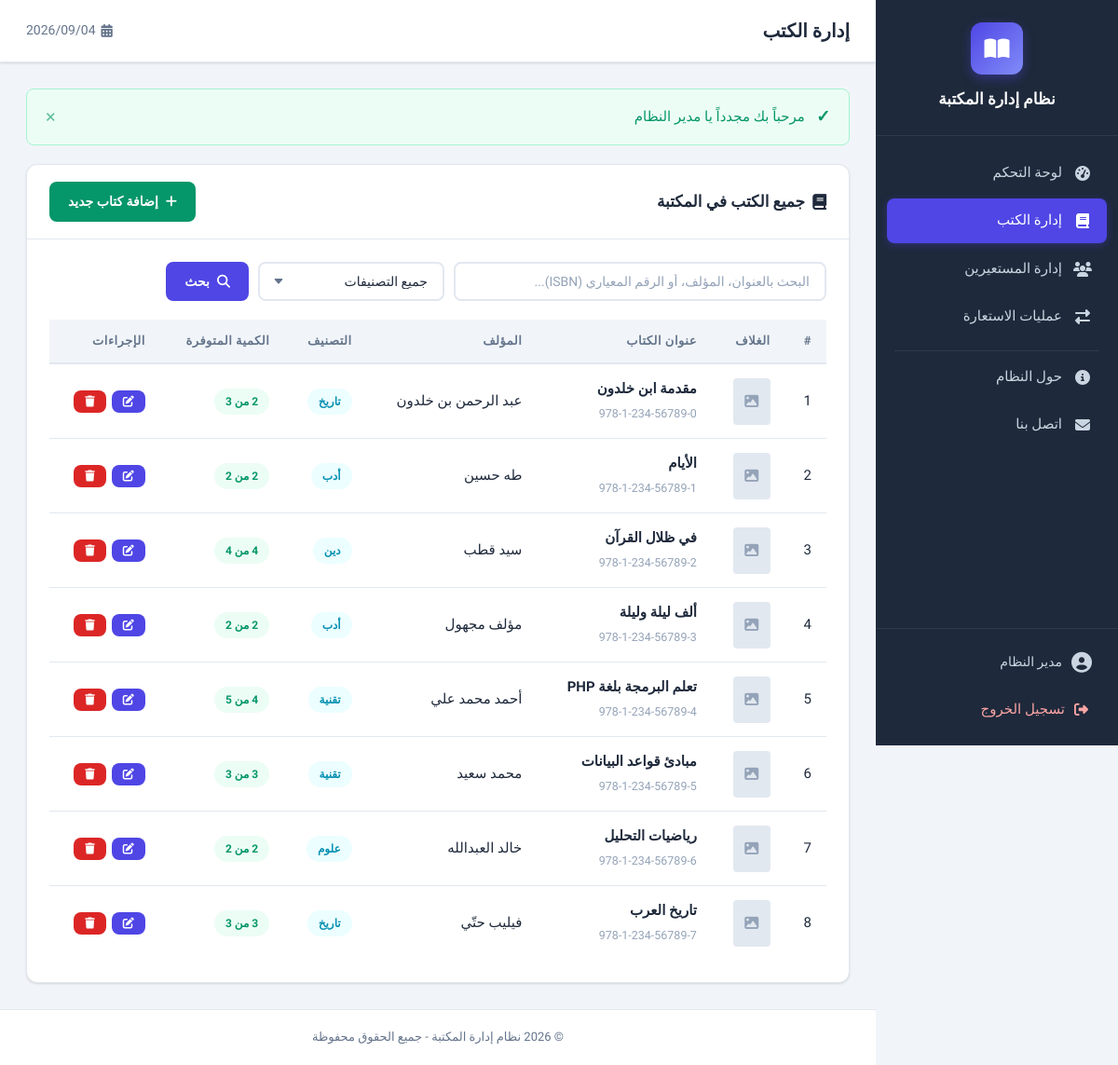
The app's page /books/index.php (signed in) with its own data.
### tables this page shows
CREATE TABLE books (
    id INT AUTO_INCREMENT PRIMARY KEY,                           
    title VARCHAR(255) NOT NULL,                                 
    author VARCHAR(150) NOT NULL,                                
    isbn VARCHAR(100) UNIQUE,                                    
    publisher VARCHAR(150),                                      
    publish_year YEAR,                                           
    category VARCHAR(100),                                       
    quantity INT DEFAULT 1,                                      
    available_quantity INT DEFAULT 1,                             
    description TEXT,                                            
    cover_image VARCHAR(255),                                    
    created_at TIMESTAMP DEFAULT CURRENT_TIMESTAMP               
);

### books/index.php (the view, shortened to what this page needs)
<?php
require_once __DIR__ . '/../config.php';
$search = sanitize($_GET['search'] ?? '');
$query = "SELECT * FROM books WHERE 1=1";
$params = [];
$query .= " ORDER BY created_at DESC";
try {
    $stmt = $pdo->prepare($query);
    $stmt->execute($params);
    $books = $stmt->fetchAll();
} catch (PDOException $e) {
    $_SESSION['error'] = 'حدث خطأ في النظام.';
    $books = [];
}
require_once __DIR__ . '/../includes/header.php';
?>
<div class="card">
    <div class="card-header">
        <h2><i class="fas fa-book"></i> جميع الكتب في المكتبة</h2>
        <a href="<?= BASE_URL ?>/books/create.php" class="btn btn-success">
            <i class="fas fa-plus"></i> إضافة كتاب جديد
        </a>
    </div>
    <div class="card-body">
        <form action="" method="GET" class="search-bar">
            <input type="text" name="search" class="form-control" placeholder="البحث بالعنوان، المؤلف، أو الرقم المعياري (ISBN)..." value="<?= htmlspecialchars($search) ?>">
            <select name="category" class="form-control" style="max-width: 200px;">
                <option value="">جميع التصنيفات</option>
            </select>
            <button type="submit" class="btn btn-primary">
                <i class="fas fa-search"></i> بحث
            </button>
        </form>
        <?php if (count($books) > 0): ?>
            <div class="table-responsive">
                <table class="data-table">
                    <thead>
                        <tr>
                            <th>#</th>
                            <th>الغلاف</th>
                            <th>عنوان الكتاب</th>
                            <th>المؤلف</th>
                            <th>التصنيف</th>
                            <th>الكمية المتوفرة</th>
                            <th>الإجراءات</th>
                        </tr>
                    </thead>
                    <tbody>
                        <?php foreach ($books as $book): ?>
                        <tr>
                            <td><?= $book['id'] ?></td>
                            <td>
                                <?php if (!empty($book['cover_image']) && file_exists(__DIR__ . '/../' . $book['cover_image'])): ?>
                                    <img src="<?= BASE_URL ?>/<?= $book['cover_image'] ?>" alt="Cover" style="width: 40px; height: 50px; object-fit: cover; border-radius: 4px;">
                                <?php else: ?>
                                    <div style="width: 40px; height: 50px; background:#e2e8f0; display:flex; align-items:center; justify-content:center; border-radius: 4px; color: #94a3b8;"><i class="fas fa-image"></i></div>
                                <?php endif; ?>
                            </td>
                            <td>
                                <strong><?= htmlspecialchars($book['title']) ?></strong>
                                <?php if (!empty($book['isbn'])): ?>
                                    <br><small style="color:var(--text-light)"><?= htmlspecialchars($book['isbn']) ?></small>
                                <?php endif; ?>
                            </td>
                            <td><?= htmlspecialchars($book['author']) ?></td>
                            <td><span class="badge badge-info"><?= htmlspecialchars($book['category'] ?: 'غير مصنف') ?></span></td>
                            <td>
                                <?php
                                $total = $book['quantity'];
                                $avail = $book['available_quantity'];
                                $badgeClass = $avail > 0 ? 'badge-success' : 'badge-danger';
                                ?>
                                <span class="badge <?= $badgeClass ?>"><?= $avail ?> من <?= $total ?></span>
                            </td>
                            <td>
                                <div class="action-btns">
                                    <a href="<?= BASE_URL ?>/books/edit.php?id=<?= $book['id'] ?>" class="btn btn-sm btn-primary" title="تعديل">
                                        <i class="fas fa-edit"></i>
                                    </a>
                                    <button type="button" onclick="confirmDelete('<?= BASE_URL ?>/books/delete.php?id=<?= $book['id'] ?>', '<?= htmlspecialchars(addslashes($book['title'])) ?>')" class="btn btn-sm btn-danger" title="حذف">
                                        <i class="fas fa-trash"></i>
                                    </button>
                                </div>
                            </td>
                        </tr>
                        <?php endforeach; ?>
                    </tbody>
                </table>
            </div>
        <?php endif; ?>
    </div>
</div>
<?php require_once __DIR__ . '/../includes/footer.php'; ?>

### assets/css/style.css (style rules this page uses)
:root { --primary: #4f46e5; --primary-light: #818cf8; --primary-dark: #3730a3; --primary-bg: #eef2ff; --success: #059669; --success-bg: #ecfdf5; --warning: #d97706; --warning-bg: #fffbeb; --danger: #dc2626; --danger-bg: #fef2f2; --info: #0891b2; --info-bg: #ecfeff; --text-primary: #1e293b; --text-secondary: #64748b; --text-light: #94a3b8; --bg-body: #f1f5f9; --bg-white: #ffffff; --border-color: #e2e8f0; --shadow: 0 1px 3px rgba(0, 0, 0, 0.08), 0 1px 2px rgba(0, 0, 0, 0.06); --shadow-md: 0 4px 6px -1px rgba(0, 0, 0, 0.1), 0 2px 4px -1px rgba(0, 0, 0, 0.06); --shadow-lg: 0 10px 15px -3px rgba(0, 0, 0, 0.1), 0 4px 6px -2px rgba(0, 0, 0, 0.05); --sidebar-width: 260px; --sidebar-bg: #1e293b; --sidebar-text: #cbd5e1; --sidebar-hover: #334155; --sidebar-active: var(--primary); --radius: 12px; --radius-sm: 8px; --radius-lg: 16px; --transition: all 0.3s cubic-bezier(0.4, 0, 0.2, 1); }
*, *::before, *::after { margin: 0; padding: 0; box-sizing: border-box; }
html { scroll-behavior: smooth; }
body { font-family: 'Tajawal', sans-serif; font-size: 15px; line-height: 1.7; color: var(--text-primary); background-color: var(--bg-body); direction: rtl; min-height: 100vh; }
a { text-decoration: none; color: inherit; transition: var(--transition); }
button, input, select, textarea { font-family: inherit; font-size: inherit; }
.card { background: var(--bg-white); border-radius: var(--radius); box-shadow: var(--shadow); border: 1px solid var(--border-color); overflow: hidden; }
.card-header { display: flex; align-items: center; justify-content: space-between; padding: 18px 24px; border-bottom: 1px solid var(--border-color); }
.card-header h2 { font-size: 17px; font-weight: 700; display: flex; align-items: center; gap: 8px; }
.card-body { padding: 24px; }
.table-responsive { overflow-x: auto; }
.data-table { width: 100%; border-collapse: collapse; }
.data-table thead th { background: var(--bg-body); padding: 12px 16px; text-align: right; font-weight: 700; font-size: 13px; color: var(--text-secondary); text-transform: uppercase; letter-spacing: 0.5px; border-bottom: 2px solid var(--border-color); white-space: nowrap; }
.data-table tbody td { padding: 14px 16px; border-bottom: 1px solid var(--border-color); vertical-align: middle; }
.data-table tbody tr { transition: var(--transition); }
.data-table tbody tr:last-child td { border-bottom: none; }
.btn { display: inline-flex; align-items: center; gap: 8px; padding: 10px 20px; border: none; border-radius: var(--radius-sm); font-weight: 600; font-size: 14px; cursor: pointer; transition: var(--transition); white-space: nowrap; }
.btn i { font-size: 14px; }
.btn-primary { background: var(--primary); color: #fff; }
.btn-success { background: var(--success); color: #fff; }
.btn-danger { background: var(--danger); color: #fff; }
.btn-sm { padding: 6px 12px; font-size: 13px; }
.btn-sm i { font-size: 12px; }
.action-btns { display: flex; gap: 6px; flex-wrap: nowrap; }
.form-control { width: 100%; padding: 11px 16px; border: 2px solid var(--border-color); border-radius: var(--radius-sm); font-size: 14px; color: var(--text-primary); background: var(--bg-white); transition: var(--transition); outline: none; }
.form-control::placeholder { color: var(--text-light); }
select.form-control { cursor: pointer; appearance: none; -webkit-appearance: none; background-repeat: no-repeat; background-position: left 14px center; padding-left: 36px; }
.search-bar { display: flex; gap: 10px; margin-bottom: 20px; }
.search-bar .form-control { flex: 1; max-width: 400px; }
.badge { display: inline-flex; align-items: center; padding: 4px 12px; border-radius: 20px; font-size: 12px; font-weight: 700; }
.badge-success { background: var(--success-bg); color: var(--success); }
.badge-info { background: var(--info-bg); color: var(--info); }

### records on screen
books: id "1", title "مقدمة ابن خلدون", isbn "978-1-234-56789-0", author "عبد الرحمن بن خلدون", category "تاريخ", available_quantity "2", quantity "3"
books: id "2", title "الأيام", isbn "978-1-234-56789-1", author "طه حسين", category "أدب", available_quantity "2", quantity "2"
books: id "3", title "في ظلال القرآن", isbn "978-1-234-56789-2", author "سيد قطب", category "دين", available_quantity "4", quantity "4"
books: id "4", title "ألف ليلة وليلة", isbn "978-1-234-56789-3", author "مؤلف مجهول", category "أدب", available_quantity "2", quantity "2"
books: id "5", title "تعلم البرمجة بلغة PHP", isbn "978-1-234-56789-4", author "أحمد محمد علي", category "تقنية", available_quantity "4", quantity "5"
books: id "6", title "مبادئ قواعد البيانات", isbn "978-1-234-56789-5", author "محمد سعيد", category "تقنية", available_quantity "3", quantity "3"
books: id "7", title "رياضيات التحليل", isbn "978-1-234-56789-6", author "خالد العبدالله", category "علوم", available_quantity "2", quantity "2"
books: id "8", title "تاريخ العرب", isbn "978-1-234-56789-7", author "فيليب حتّي", category "تاريخ", available_quantity "3", quantity "3"

### other values on screen
SITE_NAME "نظام إدارة المكتبة"
$_SESSION['full_name'] "مدير النظام"
$pageTitle "إدارة الكتب"
$_SESSION['success'] "مرحباً بك مجدداً يا مدير النظام"
